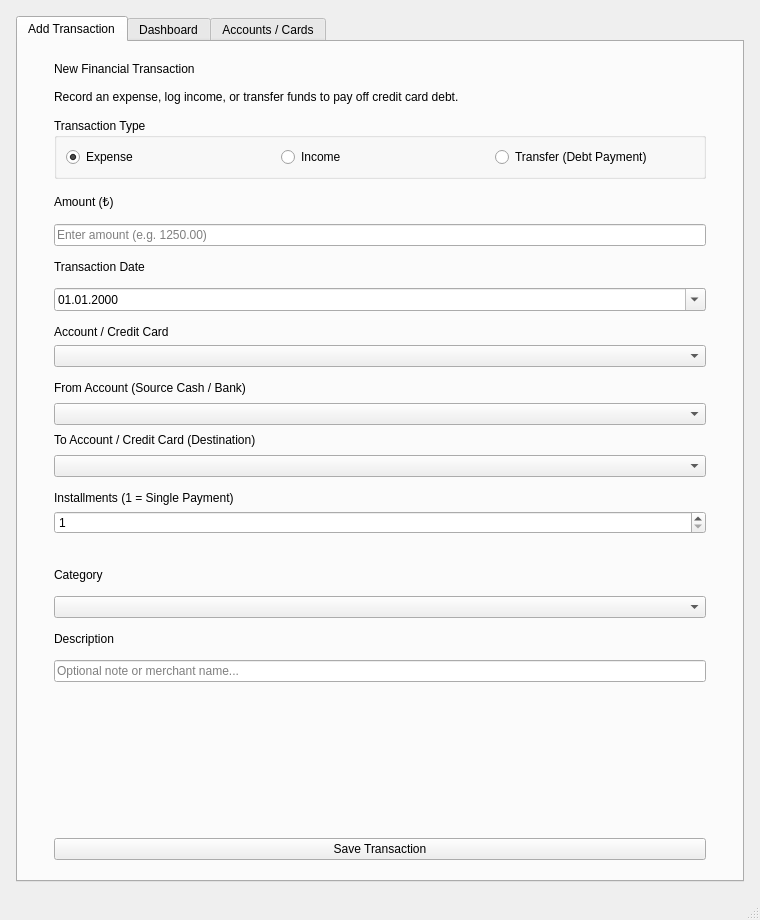
<?xml version="1.0" encoding="UTF-8"?>
<ui version="4.0">
 <class>MainWindow</class>
 <widget class="QMainWindow" name="MainWindow">
  <property name="geometry">
   <rect>
    <x>0</x>
    <y>0</y>
    <width>760</width>
    <height>920</height>
   </rect>
  </property>
  <property name="windowTitle">
   <string>Expense Manager</string>
  </property>
  <widget class="QWidget" name="centralwidget">
   <layout class="QVBoxLayout" name="mainVerticalLayout">
    <property name="spacing">
     <number>12</number>
    </property>
    <property name="leftMargin">
     <number>16</number>
    </property>
    <property name="topMargin">
     <number>16</number>
    </property>
    <property name="rightMargin">
     <number>16</number>
    </property>
    <property name="bottomMargin">
     <number>16</number>
    </property>
    <item>
     <widget class="QTabWidget" name="page_finansdurum">
      <property name="currentIndex">
       <number>0</number>
      </property>
      <!-- ==================== TAB 1: ADD TRANSACTION ==================== -->
      <widget class="QWidget" name="page_transaction">
       <attribute name="title">
        <string>Add Transaction</string>
       </attribute>
       <layout class="QVBoxLayout" name="txOuterLayout">
        <property name="spacing">
         <number>14</number>
        </property>
        <property name="leftMargin">
         <number>36</number>
        </property>
        <property name="topMargin">
         <number>20</number>
        </property>
        <property name="rightMargin">
         <number>36</number>
        </property>
        <property name="bottomMargin">
         <number>20</number>
        </property>
        <item>
         <widget class="QLabel" name="label_tx_header">
          <property name="text">
           <string>New Financial Transaction</string>
          </property>
         </widget>
        </item>
        <item>
         <widget class="QLabel" name="label_tx_subheader">
          <property name="text">
           <string>Record an expense, log income, or transfer funds to pay off credit card debt.</string>
          </property>
          <property name="wordWrap">
           <bool>true</bool>
          </property>
         </widget>
        </item>
        <item>
         <widget class="QGroupBox" name="groupislem_turu">
          <property name="title">
           <string>Transaction Type</string>
          </property>
          <layout class="QHBoxLayout" name="horizontalLayout_6">
           <property name="spacing">
            <number>16</number>
           </property>
           <item>
            <widget class="QRadioButton" name="buton_expense">
             <property name="text">
              <string>Expense</string>
             </property>
             <property name="checked">
              <bool>true</bool>
             </property>
            </widget>
           </item>
           <item>
            <widget class="QRadioButton" name="buton_income">
             <property name="text">
              <string>Income</string>
             </property>
            </widget>
           </item>
           <item>
            <widget class="QRadioButton" name="buton_transfer">
             <property name="text">
              <string>Transfer (Debt Payment)</string>
             </property>
            </widget>
           </item>
          </layout>
         </widget>
        </item>
        <item>
         <widget class="QLabel" name="tutar_3">
          <property name="text">
           <string>Amount (₺)</string>
          </property>
         </widget>
        </item>
        <item>
         <widget class="QLineEdit" name="line_amount">
          <property name="placeholderText">
           <string>Enter amount (e.g. 1250.00)</string>
          </property>
         </widget>
        </item>
        <item>
         <widget class="QLabel" name="label_3">
          <property name="text">
           <string>Transaction Date</string>
          </property>
         </widget>
        </item>
        <item>
         <widget class="QDateEdit" name="line_date">
          <property name="calendarPopup">
           <bool>true</bool>
          </property>
          <property name="displayFormat">
           <string>dd.MM.yyyy</string>
          </property>
         </widget>
        </item>
        <!-- Single Account selector container (used for Expense and Income) -->
        <item>
         <widget class="QWidget" name="widget_single_account" native="true">
          <layout class="QVBoxLayout" name="singleAccLayout">
           <property name="spacing">
            <number>6</number>
           </property>
           <property name="leftMargin">
            <number>0</number>
           </property>
           <property name="topMargin">
            <number>0</number>
           </property>
           <property name="rightMargin">
            <number>0</number>
           </property>
           <property name="bottomMargin">
            <number>0</number>
           </property>
           <item>
            <widget class="QLabel" name="label_account_title">
             <property name="text">
              <string>Account / Credit Card</string>
             </property>
            </widget>
           </item>
           <item>
            <widget class="QComboBox" name="combo_account"/>
           </item>
          </layout>
         </widget>
        </item>
        <!-- Transfer From -> To Account selector container (used for Transfer) -->
        <item>
         <widget class="QWidget" name="widget_transfer_accounts" native="true">
          <layout class="QVBoxLayout" name="transferAccLayout">
           <property name="spacing">
            <number>8</number>
           </property>
           <property name="leftMargin">
            <number>0</number>
           </property>
           <property name="topMargin">
            <number>0</number>
           </property>
           <property name="rightMargin">
            <number>0</number>
           </property>
           <property name="bottomMargin">
            <number>0</number>
           </property>
           <item>
            <widget class="QLabel" name="label_from_account">
             <property name="text">
              <string>From Account (Source Cash / Bank)</string>
             </property>
            </widget>
           </item>
           <item>
            <widget class="QComboBox" name="combo_from_account"/>
           </item>
           <item>
            <widget class="QLabel" name="label_to_account">
             <property name="text">
              <string>To Account / Credit Card (Destination)</string>
             </property>
            </widget>
           </item>
           <item>
            <widget class="QComboBox" name="combo_to_account"/>
           </item>
          </layout>
         </widget>
        </item>
        <!-- Installments container (shown dynamically when Expense + Credit Card is selected) -->
        <item>
         <widget class="QWidget" name="widget_installments" native="true">
          <layout class="QVBoxLayout" name="installmentsLayout">
           <property name="spacing">
            <number>6</number>
           </property>
           <property name="leftMargin">
            <number>0</number>
           </property>
           <property name="topMargin">
            <number>0</number>
           </property>
           <property name="rightMargin">
            <number>0</number>
           </property>
           <property name="bottomMargin">
            <number>0</number>
           </property>
           <item>
            <widget class="QLabel" name="label_installments">
             <property name="text">
              <string>Installments (1 = Single Payment)</string>
             </property>
            </widget>
           </item>
           <item>
            <widget class="QSpinBox" name="spin_installments">
             <property name="minimum">
              <number>1</number>
             </property>
             <property name="maximum">
              <number>36</number>
             </property>
             <property name="value">
              <number>1</number>
             </property>
            </widget>
           </item>
           <item>
            <widget class="QLabel" name="label_installment_preview">
             <property name="text">
              <string/>
             </property>
             <property name="wordWrap">
              <bool>true</bool>
             </property>
            </widget>
           </item>
          </layout>
         </widget>
        </item>
        <item>
         <widget class="QLabel" name="label_2">
          <property name="text">
           <string>Category</string>
          </property>
         </widget>
        </item>
        <item>
         <widget class="QComboBox" name="combo_category"/>
        </item>
        <item>
         <widget class="QLabel" name="line_description">
          <property name="text">
           <string>Description</string>
          </property>
         </widget>
        </item>
        <item>
         <widget class="QLineEdit" name="line_descr">
          <property name="placeholderText">
           <string>Optional note or merchant name...</string>
          </property>
         </widget>
        </item>
        <item>
         <spacer name="verticalSpacer_tx">
          <property name="orientation">
           <enum>Qt::Vertical</enum>
          </property>
          <property name="sizeType">
           <enum>QSizePolicy::Expanding</enum>
          </property>
          <property name="sizeHint" stdset="0">
           <size>
            <width>20</width>
            <height>20</height>
           </size>
          </property>
         </spacer>
        </item>
        <item>
         <widget class="QPushButton" name="buton_save">
          <property name="text">
           <string>Save Transaction</string>
          </property>
         </widget>
        </item>
       </layout>
      </widget>
      <!-- ==================== TAB 2: DASHBOARD ==================== -->
      <widget class="QWidget" name="page_dash">
       <attribute name="title">
        <string>Dashboard</string>
       </attribute>
       <layout class="QVBoxLayout" name="dashMainLayout">
        <property name="spacing">
         <number>12</number>
        </property>
        <property name="leftMargin">
         <number>16</number>
        </property>
        <property name="topMargin">
         <number>16</number>
        </property>
        <property name="rightMargin">
         <number>16</number>
        </property>
        <property name="bottomMargin">
         <number>16</number>
        </property>
        <!-- Top Financial Summary Cards -->
        <item>
         <widget class="QFrame" name="frame_summary_metrics">
          <layout class="QHBoxLayout" name="metricsRowLayout">
           <property name="spacing">
            <number>12</number>
           </property>
           <item>
            <widget class="QFrame" name="card_liquid_balance">
             <layout class="QVBoxLayout" name="liquidColLayout">
              <item>
               <widget class="QLabel" name="label_liquid_title">
                <property name="text">
                 <string>TOTAL LIQUID CASH / BANK</string>
                </property>
               </widget>
              </item>
              <item>
               <widget class="QLabel" name="label_liquid_value">
                <property name="text">
                 <string>0.00 ₺</string>
                </property>
               </widget>
              </item>
              <item>
               <widget class="QLabel" name="label_liquid_sub">
                <property name="text">
                 <string>Unaffected by unpaid card debt</string>
                </property>
                <property name="wordWrap">
                 <bool>true</bool>
                </property>
               </widget>
              </item>
             </layout>
            </widget>
           </item>
           <item>
            <widget class="QFrame" name="card_total_income">
             <layout class="QVBoxLayout" name="incomeColLayout">
              <item>
               <widget class="QLabel" name="label_income_title">
                <property name="text">
                 <string>TOTAL INCOME</string>
                </property>
               </widget>
              </item>
              <item>
               <widget class="QLabel" name="label_income_value">
                <property name="text">
                 <string>0.00 ₺</string>
                </property>
               </widget>
              </item>
              <item>
               <widget class="QLabel" name="label_income_sub">
                <property name="text">
                 <string>Cumulative logged income</string>
                </property>
               </widget>
              </item>
             </layout>
            </widget>
           </item>
           <item>
            <widget class="QFrame" name="card_total_expense">
             <layout class="QVBoxLayout" name="expenseColLayout">
              <item>
               <widget class="QLabel" name="label_expense_title">
                <property name="text">
                 <string>TOTAL EXPENSES</string>
                </property>
               </widget>
              </item>
              <item>
               <widget class="QLabel" name="label_expense_value">
                <property name="text">
                 <string>0.00 ₺</string>
                </property>
               </widget>
              </item>
              <item>
               <widget class="QLabel" name="label_expense_sub">
                <property name="text">
                 <string>Excludes debt transfers</string>
                </property>
               </widget>
              </item>
             </layout>
            </widget>
           </item>
          </layout>
         </widget>
        </item>
        <!-- Credit Cards Summary Section -->
        <item>
         <widget class="QGroupBox" name="group_credit_cards_overview">
          <property name="title">
           <string>Credit Cards &amp; Statement Overview</string>
          </property>
          <layout class="QVBoxLayout" name="cardsOverviewOuterLayout">
           <item>
            <widget class="QScrollArea" name="scroll_credit_cards">
             <property name="widgetResizable">
              <bool>true</bool>
             </property>
             <property name="maximumHeight">
              <number>230</number>
             </property>
             <widget class="QWidget" name="scroll_credit_cards_contents">
              <layout class="QVBoxLayout" name="creditCardsContainerLayout">
               <property name="spacing">
                <number>10</number>
               </property>
              </layout>
             </widget>
            </widget>
           </item>
          </layout>
         </widget>
        </item>
        <!-- Search & Filter Controls -->
        <item>
         <layout class="QHBoxLayout" name="searchFilterLayout">
          <item>
           <widget class="QLabel" name="label">
            <property name="text">
             <string>Search:</string>
            </property>
           </widget>
          </item>
          <item>
           <widget class="QLineEdit" name="line_search">
            <property name="placeholderText">
             <string>Filter by description, category, account, statement period, or amount...</string>
            </property>
           </widget>
          </item>
         </layout>
        </item>
        <item>
         <layout class="QHBoxLayout" name="horizontalLayout">
          <item>
           <widget class="QRadioButton" name="radio_showall">
            <property name="text">
             <string>Show All</string>
            </property>
            <property name="checked">
             <bool>true</bool>
            </property>
           </widget>
          </item>
          <item>
           <widget class="QRadioButton" name="radio_income">
            <property name="text">
             <string>Incomes</string>
            </property>
           </widget>
          </item>
          <item>
           <widget class="QRadioButton" name="radio_expense">
            <property name="text">
             <string>Expenses</string>
            </property>
           </widget>
          </item>
          <item>
           <widget class="QRadioButton" name="radio_transfer">
            <property name="text">
             <string>Transfers</string>
            </property>
           </widget>
          </item>
         </layout>
        </item>
        <!-- Transactions Table -->
        <item>
         <widget class="QTableWidget" name="table_transaction">
          <column>
           <property name="text">
            <string>AMOUNT</string>
           </property>
          </column>
          <column>
           <property name="text">
            <string>CATEGORY</string>
           </property>
          </column>
          <column>
           <property name="text">
            <string>DESCRIPTION</string>
           </property>
          </column>
          <column>
           <property name="text">
            <string>ACCOUNT</string>
           </property>
          </column>
          <column>
           <property name="text">
            <string>DATE</string>
           </property>
          </column>
          <column>
           <property name="text">
            <string>PERIOD / STATUS</string>
           </property>
          </column>
         </widget>
        </item>
        <item>
         <widget class="QPushButton" name="buton_reset">
          <property name="text">
           <string>Factory Reset Transactions</string>
          </property>
         </widget>
        </item>
       </layout>
      </widget>
      <!-- ==================== TAB 3: ACCOUNTS / CARDS ==================== -->
      <widget class="QWidget" name="page_accounts">
       <attribute name="title">
        <string>Accounts / Cards</string>
       </attribute>
       <layout class="QVBoxLayout" name="accountsTabLayout">
        <property name="spacing">
         <number>14</number>
        </property>
        <property name="leftMargin">
         <number>30</number>
        </property>
        <property name="topMargin">
         <number>18</number>
        </property>
        <property name="rightMargin">
         <number>30</number>
        </property>
        <property name="bottomMargin">
         <number>18</number>
        </property>
        <item>
         <widget class="QLabel" name="label_acc_header">
          <property name="text">
           <string>Manage Accounts &amp; Credit Cards</string>
          </property>
         </widget>
        </item>
        <item>
         <widget class="QGroupBox" name="group_add_account_type">
          <property name="title">
           <string>Select Account Type to Create</string>
          </property>
          <layout class="QHBoxLayout" name="accTypeRadioLayout">
           <item>
            <widget class="QRadioButton" name="radio_add_cash_account">
             <property name="text">
              <string>Checking / Cash Account</string>
             </property>
             <property name="checked">
              <bool>true</bool>
             </property>
            </widget>
           </item>
           <item>
            <widget class="QRadioButton" name="radio_add_credit_card">
             <property name="text">
              <string>Credit Card</string>
             </property>
            </widget>
           </item>
          </layout>
         </widget>
        </item>
        <!-- Form Fields for Adding Account or Credit Card -->
        <item>
         <widget class="QFrame" name="frame_account_form">
          <layout class="QVBoxLayout" name="accFormLayout">
           <property name="spacing">
            <number>10</number>
           </property>
           <item>
            <widget class="QLabel" name="label_new_acc_name">
             <property name="text">
              <string>Account Name</string>
             </property>
            </widget>
           </item>
           <item>
            <widget class="QLineEdit" name="line_new_acc_name">
             <property name="placeholderText">
              <string>e.g. Main Checking, Wallet Cash, Bonus Platinum...</string>
             </property>
            </widget>
           </item>
           <!-- Checking/Cash Specific Fields -->
           <item>
            <widget class="QWidget" name="widget_cash_fields" native="true">
             <layout class="QVBoxLayout" name="cashFieldsLayout">
              <property name="leftMargin">
               <number>0</number>
              </property>
              <property name="topMargin">
               <number>0</number>
              </property>
              <property name="rightMargin">
               <number>0</number>
              </property>
              <property name="bottomMargin">
               <number>0</number>
              </property>
              <item>
               <widget class="QLabel" name="label_initial_balance">
                <property name="text">
                 <string>Initial Balance (₺)</string>
                </property>
               </widget>
              </item>
              <item>
               <widget class="QLineEdit" name="line_initial_balance">
                <property name="text">
                 <string>0.00</string>
                </property>
                <property name="placeholderText">
                 <string>Starting balance (e.g. 5000.00)</string>
                </property>
               </widget>
              </item>
             </layout>
            </widget>
           </item>
           <!-- Credit Card Specific Fields -->
           <item>
            <widget class="QWidget" name="widget_card_fields" native="true">
             <layout class="QVBoxLayout" name="cardFieldsLayout">
              <property name="leftMargin">
               <number>0</number>
              </property>
              <property name="topMargin">
               <number>0</number>
              </property>
              <property name="rightMargin">
               <number>0</number>
              </property>
              <property name="bottomMargin">
               <number>0</number>
              </property>
              <item>
               <widget class="QLabel" name="label_card_limit">
                <property name="text">
                 <string>Total Card Limit (₺)</string>
                </property>
               </widget>
              </item>
              <item>
               <widget class="QLineEdit" name="line_card_limit">
                <property name="placeholderText">
                 <string>Total credit limit (e.g. 50000.00)</string>
                </property>
               </widget>
              </item>
              <item>
               <layout class="QHBoxLayout" name="cardDaysRowLayout">
                <property name="spacing">
                 <number>16</number>
                </property>
                <item>
                 <layout class="QVBoxLayout" name="closingDayCol">
                  <item>
                   <widget class="QLabel" name="label_closing_day">
                    <property name="text">
                     <string>Statement Closing Day (1-31)</string>
                    </property>
                   </widget>
                  </item>
                  <item>
                   <widget class="QSpinBox" name="spin_closing_day">
                    <property name="minimum">
                     <number>1</number>
                    </property>
                    <property name="maximum">
                     <number>31</number>
                    </property>
                    <property name="value">
                     <number>15</number>
                    </property>
                   </widget>
                  </item>
                 </layout>
                </item>
                <item>
                 <layout class="QVBoxLayout" name="dueDayCol">
                  <item>
                   <widget class="QLabel" name="label_due_day">
                    <property name="text">
                     <string>Payment Due Day (1-31)</string>
                    </property>
                   </widget>
                  </item>
                  <item>
                   <widget class="QSpinBox" name="spin_due_day">
                    <property name="minimum">
                     <number>1</number>
                    </property>
                    <property name="maximum">
                     <number>31</number>
                    </property>
                    <property name="value">
                     <number>25</number>
                    </property>
                   </widget>
                  </item>
                 </layout>
                </item>
               </layout>
              </item>
             </layout>
            </widget>
           </item>
           <item>
            <widget class="QPushButton" name="buton_add_account">
             <property name="text">
              <string>Add Account</string>
             </property>
            </widget>
           </item>
          </layout>
         </widget>
        </item>
        <!-- Existing Accounts & Cards Overview Table -->
        <item>
         <widget class="QLabel" name="label_existing_accounts">
          <property name="text">
           <string>Configured Accounts &amp; Credit Cards</string>
          </property>
         </widget>
        </item>
        <item>
         <widget class="QTableWidget" name="table_accounts">
          <column>
           <property name="text">
            <string>NAME</string>
           </property>
          </column>
          <column>
           <property name="text">
            <string>TYPE</string>
           </property>
          </column>
          <column>
           <property name="text">
            <string>BALANCE / AVAIL. LIMIT</string>
           </property>
          </column>
          <column>
           <property name="text">
            <string>INIT. BAL / TOTAL LIMIT</string>
           </property>
          </column>
          <column>
           <property name="text">
            <string>STATEMENT / DUE DAY</string>
           </property>
          </column>
         </widget>
        </item>
        <item>
         <widget class="QPushButton" name="buton_delete_account">
          <property name="text">
           <string>Delete Selected Account / Card</string>
          </property>
         </widget>
        </item>
       </layout>
      </widget>
     </widget>
    </item>
   </layout>
  </widget>
  <widget class="QStatusBar" name="statusbar"/>
 </widget>
 <resources/>
 <connections/>
</ui>
